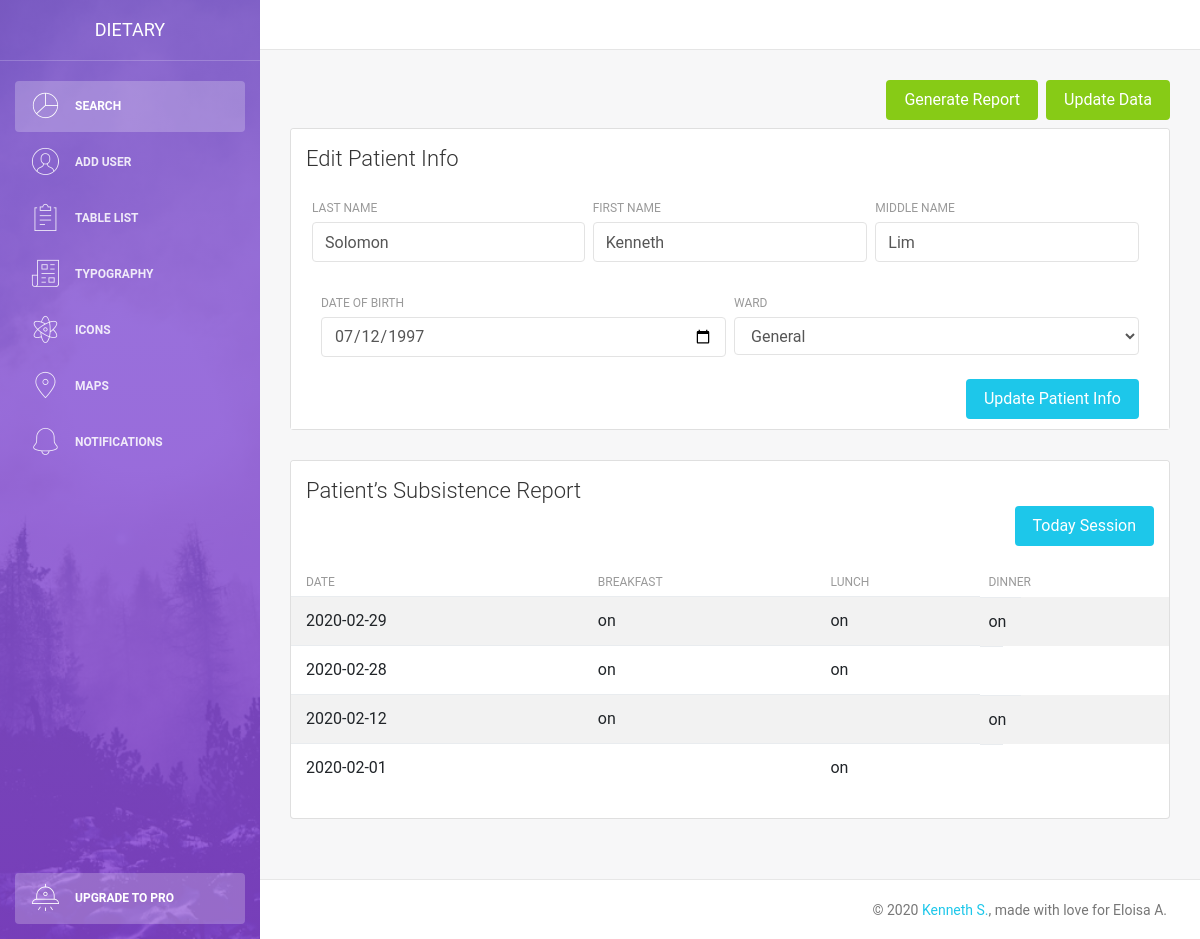
Before: /searchList.php?uId=k75j52f63675bsbjxsh with the older database file.
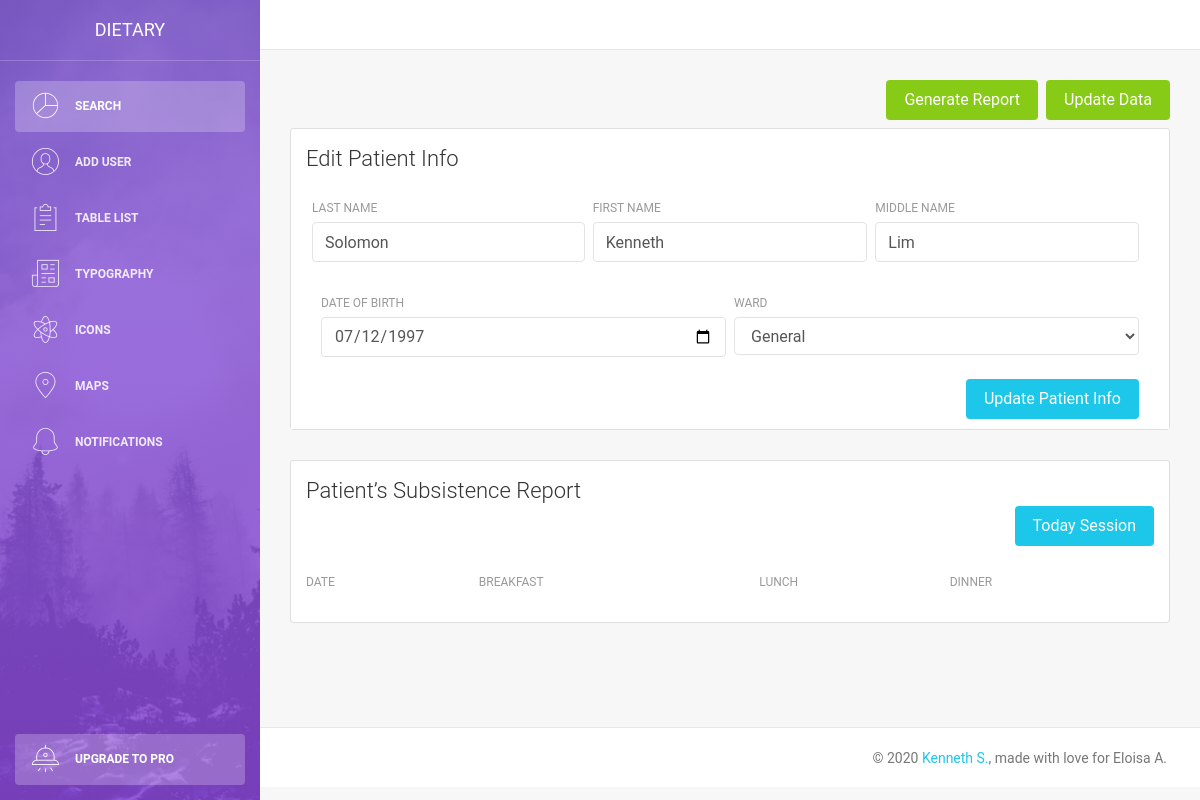
After: the same page with the newer database file.
### tables this page shows
CREATE TABLE `patient` (
  `id` int(12) NOT NULL,
  `uId` varchar(25) NOT NULL,
  `lastName` varchar(255) NOT NULL,
  `firstName` varchar(255) NOT NULL,
  `middleName` varchar(255) NOT NULL,
  `dateOfBirth` date DEFAULT NULL,
  `createdAt` datetime(6) DEFAULT current_timestamp(6),
  `ward` varchar(255) NOT NULL
);

CREATE TABLE `patientsubsistence` (
  `id` int(12) NOT NULL,
  `pId` varchar(255) NOT NULL,
  `month` varchar(12) DEFAULT NULL,
  `year` varchar(12) DEFAULT NULL,
  `date` date NOT NULL,
  `breakfast` varchar(225) NOT NULL,
  `lunch` varchar(225) NOT NULL,
  `dinner` varchar(225) NOT NULL
);

### components/sessionList.php (the view)
<?php
$pId = $_GET['uId'];
$query = "SELECT * FROM patientsubsistence WHERE pId = '$pId' ORDER BY date DESC";
$result = mysqli_query($conn, $query);
if (mysqli_num_rows($result) > 0) {
    while ($row = mysqli_fetch_assoc($result)) {
        echo '
        <tr>
            <td>' . $row['date'] . '</td>
            <td>' . $row['breakfast'] . '</td>
            <td>' . $row['lunch'] . '</td>
            <td>' . $row['dinner'] . '</td>
        </tr>
';
    }
}

### searchList.php (shortened to what this page needs)
<?php include('server.php'); ?>
<!DOCTYPE html>
<html lang="en">
<head>
    <link rel="stylesheet" href="https://maxcdn.bootstrapcdn.com/font-awesome/latest/css/font-awesome.min.css" />
    <link href="./assets/css/bootstrap.min.css" rel="stylesheet" />
    <link href="./assets/css/light-bootstrap-dashboard.css?v=2.0.0 " rel="stylesheet" />
    <link href="./assets/css/demo.css" rel="stylesheet" />
</head>
<body>
    <div class="wrapper">
        <?php include_once './components/sidebar.php' ?>
        <div class="main-panel">
            <nav class="navbar navbar-expand-lg " color-on-scroll="500">
            </nav>
            <div class="content">
                    <div class="container">
                        <div class="row">
                            <div class="col-md-12">
                                <a href="action.php?uId=<?php echo $_GET['uId'] ?>&updateSession=1" type="submit" name="updateSession" class="btn btn-success btn-fill pull-right ml-2">Update Data</a>
                                <button type="submit" name="generateReportBtn" data-toggle="modal" data-target="#generateReportsModal" class="btn btn-success btn-fill pull-right mb-2">Generate Report</button>
                            </div>
                        </div>
                        <div class="row">
                            <div class="col-md-12 ">
                                <div class="card">
                                    <div class="card-header">
                                        <h4 id="patientInfo" class="card-title">Edit Patient Info</h4>
                                        <?php
                                        include_once 'components/patientInfo.php';
                                        ?>
                                    </div>
                                </div>
                            </div>
                        </div>
                        <div class="row">
                            <div class="col-md-12">
                                <div class="card strpied-tabled-with-hover">
                                    <div class="card-header ">
                                        <h4 class="card-title">Patient’s Subsistence Report</h4>
                                        <button type="submit" data-toggle="modal" data-target="#sessionModal" class="btn btn-info btn-fill pull-right">Today Session</button>
                                    </div>
                                    <div class="card-body table-full-width table-responsive">
                                        <table class="table table-hover table-striped">
                                            <thead>
                                                <tr>
                                                    <th>Date</th>
                                                    <th>Breakfast</th>
                                                    <th>Lunch</th>
                                                    <th>Dinner</th>
                                                </tr>
                                            </thead>
                                            <tbody>
                                                <?php include_once './components/sessionList.php' ?>
                                            </tbody>
                                        </table>
                                    </div>
                                </div>
                            </div>
                        </div>
                    </div>
                </div>
                <?php include_once './components/footer.php' ?>
            </div>
        </div>
</body>
</html>

### components/sidebar.php
<div class="sidebar" data-image="../assets/img/sidebar-5.jpg">
    <div class="sidebar-wrapper">
        <div class="logo">
            <a href="http://www.creative-tim.com" class="simple-text">
                Dietary
            </a>
        </div>
        <ul class="nav">
            <li class="nav-item active">
                <a class="nav-link" href="index.php">
                    <i class="nc-icon nc-chart-pie-35"></i>
                    <p>Search</p>
                </a>
            </li>
            <li>
                <a data-toggle="modal" data-target="#addUserModal" class="nav-link">
                    <i class="nc-icon nc-circle-09"></i>
                    <p>Add User</p>
                </a>
            </li>
            <li>
                <a class="nav-link" href="./table.html">
                    <i class="nc-icon nc-notes"></i>
                    <p>Table List</p>
                </a>
            </li>
            <li>
                <a class="nav-link" href="./typography.html">
                    <i class="nc-icon nc-paper-2"></i>
                    <p>Typography</p>
                </a>
            </li>
            <li>
                <a class="nav-link" href="./icons.html">
                    <i class="nc-icon nc-atom"></i>
                    <p>Icons</p>
                </a>
            </li>
            <li>
                <a class="nav-link" href="./maps.html">
                    <i class="nc-icon nc-pin-3"></i>
                    <p>Maps</p>
                </a>
            </li>
            <li>
                <a class="nav-link" href="./notifications.html">
                    <i class="nc-icon nc-bell-55"></i>
                    <p>Notifications</p>
                </a>
            </li>
            <li class="nav-item active active-pro">
                <a class="nav-link active" href="upgrade.html">
                    <i class="nc-icon nc-alien-33"></i>
                    <p>Upgrade to PRO</p>
                </a>
            </li>
        </ul>
    </div>
</div>

### components/patientInfo.php
<?php
$pId = $_GET['uId'];
$query = "SELECT * FROM patient WHERE uId = '$pId'";
$result = mysqli_query($conn, $query);
if (mysqli_num_rows($result) > 0) {
    while ($row = mysqli_fetch_assoc($result)) {
        echo '
<div class="card-body" id="patientInfo">
    <form method="post" action="action.php">
        <div class="row">
            <input type="hidden" class="form-control" name="pId" id="pId" value="' . $row['uId'] . '" required>
            <div class="col-md-4 pr-1">
                <div class="form-group">
                    <label>Last Name</label>
                    <input type="text" class="form-control" placeholder="Last Name" name="lastName" id="lastName" value="' . $row['lastName'] . '" required>
                </div>
            </div>
            <div class="col-md-4 px-1">
                <div class="form-group">
                    <label>First Name</label>
                    <input type="text" class="form-control" placeholder="First Name" name="firstName" id="firstName" value="' . $row['firstName'] . '" required>
                </div>
            </div>
            <div class="col-md-4 pl-1">
                <div class="form-group">
                    <label>Middle Name</label>
                    <input type="text" class="form-control" placeholder="Middle Name" name="middleName" id="middleName" value="' . $row['middleName'] . '" required>
                </div>
            </div>
        </div>
        <div class="row">
            <div class="col-md-6 pr-1">
                <div class="form-group">
                    <label>Date of Birth</label>
                    <input type="date" class="form-control" placeholder="Date of Birth" name="dateOfBirth" id="dateOfBirth" value="' . $row['dateOfBirth'] . '" required>
                </div>
            </div>
            <div class="col-md-6 pl-1">
                <div class="form-group">
                    <label>Ward</label>
                    <select id="ward" name="ward" class="form-control" required>
                        <option value="' . $row['ward'] . '">' . $row['ward'] . '</option>
                        <option value="General">General</option>
                        <option value="Pedia/Surgery">Pedia/Surgery</option>
                        <option value="OB">OB</option>
                        <option value="Rehy/ISO">Rehy/ISO</option>
                    </select>
                </div>
            </div>
        </div>
        <button type="submit" name="updatePatientBtn" class="btn btn-info btn-fill pull-right ml-3">Update Patient Info</button>
        <div class="clearfix"></div>
    </form>
</div>
';
    }
}

### components/footer.php (shortened to what this page needs)
<footer class="footer">
    <div class="container-fluid">
        <nav>
            <p class="copyright text-center">
                ©
                <a href="http://www.fb.com/synecders">Kenneth S.</a>, made with love for Eloisa A.
            </p>
        </nav>
    </div>
</footer>

Changed rows visible on the page:
removed patientsubsistence: date "2020-02-29", breakfast "on", lunch "on", dinner "on"
removed patientsubsistence: date "2020-02-28", breakfast "on", lunch "on"
removed patientsubsistence: date "2020-02-12", breakfast "on", dinner "on"
removed patientsubsistence: date "2020-02-01", lunch "on"
